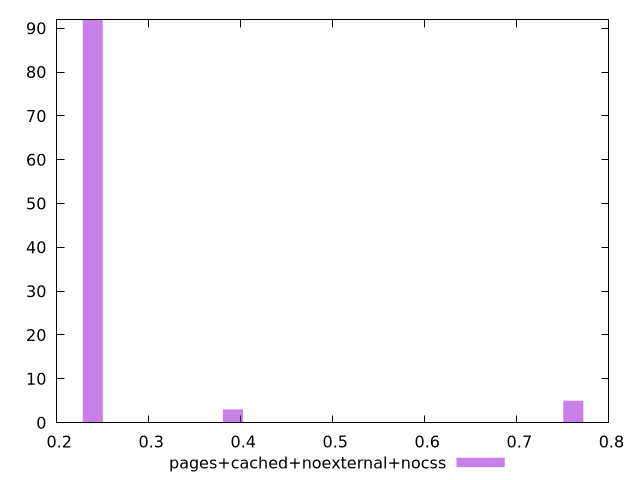

Write gnuplot code to recreate this figure.
$_pagesCachedNoexternalNocss <<EOF
0.23927878236239003 92
0.39154709841118374 3
0.7613415802439684 5
EOF
set key outside below
set terminal pngcairo
set output "report_00004_2020-11-02T20-21-41.718Z/cumulative-layout-shift/pages+cached+noexternal+nocss//raw_hist.png"
set yrange [0:92]
set boxwidth 0.021752616578399095
set style fill transparent solid 0.5 noborder
plot $_pagesCachedNoexternalNocss title "pages+cached+noexternal+nocss" with boxes ,
